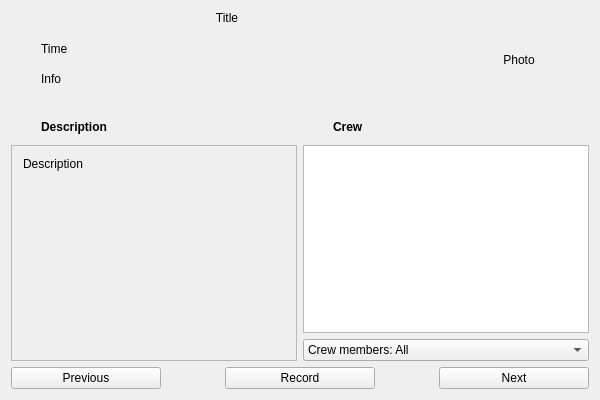
<?xml version="1.0" encoding="UTF-8"?>
<ui version="4.0">
 <class>EpgShow</class>
 <widget class="QWidget" name="EpgShow">
  <property name="geometry">
   <rect>
    <x>0</x>
    <y>0</y>
    <width>600</width>
    <height>400</height>
   </rect>
  </property>
  <property name="windowIcon">
   <iconset resource="../../../data/icons.qrc">
    <normaloff>:/icons/48x48/calendar.png</normaloff>:/icons/48x48/calendar.png</iconset>
  </property>
  <layout class="QGridLayout" name="layout">
   <item row="0" column="0" colspan="3">
    <widget class="QLabel" name="labelTitle">
     <property name="text">
      <string notr="true">Title</string>
     </property>
     <property name="alignment">
      <set>Qt::AlignCenter</set>
     </property>
     <property name="wordWrap">
      <bool>true</bool>
     </property>
    </widget>
   </item>
   <item row="0" column="3" rowspan="7">
    <widget class="QLabel" name="labelPhoto">
     <property name="maximumSize">
      <size>
       <width>200</width>
       <height>16777215</height>
      </size>
     </property>
     <property name="text">
      <string notr="true">Photo</string>
     </property>
     <property name="alignment">
      <set>Qt::AlignCenter</set>
     </property>
    </widget>
   </item>
   <item row="2" column="0" colspan="3">
    <layout class="QHBoxLayout" name="horizontalLayout">
     <item>
      <widget class="QLabel" name="labelTimeIcon">
       <property name="minimumSize">
        <size>
         <width>24</width>
         <height>24</height>
        </size>
       </property>
       <property name="maximumSize">
        <size>
         <width>24</width>
         <height>24</height>
        </size>
       </property>
       <property name="text">
        <string/>
       </property>
       <property name="pixmap">
        <pixmap resource="../../../data/icons.qrc">:/icons/24x24/timer.png</pixmap>
       </property>
      </widget>
     </item>
     <item>
      <widget class="QLabel" name="labelTime">
       <property name="text">
        <string notr="true">Time</string>
       </property>
      </widget>
     </item>
    </layout>
   </item>
   <item row="3" column="0" colspan="3">
    <layout class="QHBoxLayout" name="horizontalLayout_2">
     <item>
      <widget class="QLabel" name="labelInfoIcon">
       <property name="minimumSize">
        <size>
         <width>24</width>
         <height>24</height>
        </size>
       </property>
       <property name="maximumSize">
        <size>
         <width>24</width>
         <height>24</height>
        </size>
       </property>
       <property name="text">
        <string/>
       </property>
       <property name="pixmap">
        <pixmap resource="../../../data/icons.qrc">:/icons/24x24/information.png</pixmap>
       </property>
      </widget>
     </item>
     <item>
      <widget class="QLabel" name="labelInfo">
       <property name="text">
        <string notr="true">Info</string>
       </property>
       <property name="wordWrap">
        <bool>true</bool>
       </property>
      </widget>
     </item>
    </layout>
   </item>
   <item row="5" column="0" rowspan="2" colspan="2">
    <spacer name="verticalSpacer">
     <property name="orientation">
      <enum>Qt::Vertical</enum>
     </property>
     <property name="sizeType">
      <enum>QSizePolicy::Minimum</enum>
     </property>
     <property name="sizeHint" stdset="0">
      <size>
       <width>0</width>
       <height>0</height>
      </size>
     </property>
    </spacer>
   </item>
   <item row="7" column="0" colspan="4">
    <layout class="QHBoxLayout" name="main">
     <item>
      <layout class="QGridLayout" name="layoutDescription">
       <item row="0" column="0">
        <widget class="QLabel" name="labelDescriptionIcon">
         <property name="minimumSize">
          <size>
           <width>24</width>
           <height>24</height>
          </size>
         </property>
         <property name="maximumSize">
          <size>
           <width>24</width>
           <height>24</height>
          </size>
         </property>
         <property name="pixmap">
          <pixmap resource="../../../data/icons.qrc">:/icons/24x24/subtitle.png</pixmap>
         </property>
        </widget>
       </item>
       <item row="1" column="0" colspan="2">
        <widget class="QScrollArea" name="scrollArea">
         <property name="widgetResizable">
          <bool>true</bool>
         </property>
         <widget class="QWidget" name="scrollAreaWidgetContents">
          <property name="geometry">
           <rect>
            <x>0</x>
            <y>0</y>
            <width>281</width>
            <height>200</height>
           </rect>
          </property>
          <layout class="QVBoxLayout" name="verticalLayout_2">
           <item>
            <widget class="QLabel" name="labelDescription">
             <property name="text">
              <string notr="true">Description</string>
             </property>
             <property name="wordWrap">
              <bool>true</bool>
             </property>
            </widget>
           </item>
           <item>
            <spacer name="verticalSpacer_3">
             <property name="orientation">
              <enum>Qt::Vertical</enum>
             </property>
             <property name="sizeHint" stdset="0">
              <size>
               <width>20</width>
               <height>0</height>
              </size>
             </property>
            </spacer>
           </item>
          </layout>
         </widget>
        </widget>
       </item>
       <item row="0" column="1">
        <widget class="QLabel" name="labelDescriptionName">
         <property name="text">
          <string>&lt;b&gt;Description&lt;/b&gt;</string>
         </property>
        </widget>
       </item>
      </layout>
     </item>
     <item>
      <layout class="QGridLayout" name="layoutCrew">
       <item row="0" column="0">
        <widget class="QLabel" name="labelCrewIcon">
         <property name="minimumSize">
          <size>
           <width>24</width>
           <height>24</height>
          </size>
         </property>
         <property name="maximumSize">
          <size>
           <width>24</width>
           <height>24</height>
          </size>
         </property>
         <property name="pixmap">
          <pixmap resource="../../../data/icons.qrc">:/icons/24x24/crew.png</pixmap>
         </property>
        </widget>
       </item>
       <item row="0" column="1">
        <widget class="QLabel" name="labelCrew">
         <property name="text">
          <string>&lt;b&gt;Crew&lt;/b&gt;</string>
         </property>
        </widget>
       </item>
       <item row="1" column="0" colspan="2">
        <widget class="QListView" name="crew">
         <property name="minimumSize">
          <size>
           <width>250</width>
           <height>0</height>
          </size>
         </property>
         <property name="editTriggers">
          <set>QAbstractItemView::NoEditTriggers</set>
         </property>
         <property name="alternatingRowColors">
          <bool>true</bool>
         </property>
         <property name="selectionMode">
          <enum>QAbstractItemView::NoSelection</enum>
         </property>
        </widget>
       </item>
       <item row="2" column="0" colspan="2">
        <widget class="QComboBox" name="comboCrewType">
         <item>
          <property name="text">
           <string>Crew members: All</string>
          </property>
         </item>
         <item>
          <property name="text">
           <string>Director</string>
          </property>
         </item>
         <item>
          <property name="text">
           <string>Actor</string>
          </property>
         </item>
         <item>
          <property name="text">
           <string>Writer</string>
          </property>
         </item>
         <item>
          <property name="text">
           <string>Adapter</string>
          </property>
         </item>
         <item>
          <property name="text">
           <string>Producer</string>
          </property>
         </item>
         <item>
          <property name="text">
           <string>Composer</string>
          </property>
         </item>
         <item>
          <property name="text">
           <string>Editor</string>
          </property>
         </item>
         <item>
          <property name="text">
           <string>Presenter</string>
          </property>
         </item>
         <item>
          <property name="text">
           <string>Commentator</string>
          </property>
         </item>
         <item>
          <property name="text">
           <string>Guest</string>
          </property>
         </item>
        </widget>
       </item>
      </layout>
     </item>
    </layout>
   </item>
   <item row="11" column="0" colspan="4">
    <layout class="QHBoxLayout" name="horizontalLayout_3">
     <item>
      <widget class="QPushButton" name="buttonPrevious">
       <property name="minimumSize">
        <size>
         <width>150</width>
         <height>0</height>
        </size>
       </property>
       <property name="maximumSize">
        <size>
         <width>150</width>
         <height>16777215</height>
        </size>
       </property>
       <property name="text">
        <string>Previous</string>
       </property>
       <property name="icon">
        <iconset resource="../../../data/icons.qrc">
         <normaloff>:/icons/16x16/go-previous.png</normaloff>:/icons/16x16/go-previous.png</iconset>
       </property>
      </widget>
     </item>
     <item>
      <spacer name="horizontalSpacer">
       <property name="orientation">
        <enum>Qt::Horizontal</enum>
       </property>
       <property name="sizeHint" stdset="0">
        <size>
         <width>40</width>
         <height>20</height>
        </size>
       </property>
      </spacer>
     </item>
     <item>
      <widget class="QPushButton" name="buttonRecord">
       <property name="minimumSize">
        <size>
         <width>150</width>
         <height>0</height>
        </size>
       </property>
       <property name="maximumSize">
        <size>
         <width>150</width>
         <height>16777215</height>
        </size>
       </property>
       <property name="text">
        <string>Record</string>
       </property>
       <property name="icon">
        <iconset resource="../../../data/icons.qrc">
         <normaloff>:/icons/16x16/media-record.png</normaloff>:/icons/16x16/media-record.png</iconset>
       </property>
      </widget>
     </item>
     <item>
      <spacer name="horizontalSpacer_2">
       <property name="orientation">
        <enum>Qt::Horizontal</enum>
       </property>
       <property name="sizeHint" stdset="0">
        <size>
         <width>40</width>
         <height>20</height>
        </size>
       </property>
      </spacer>
     </item>
     <item>
      <widget class="QPushButton" name="buttonNext">
       <property name="minimumSize">
        <size>
         <width>150</width>
         <height>0</height>
        </size>
       </property>
       <property name="maximumSize">
        <size>
         <width>150</width>
         <height>16777215</height>
        </size>
       </property>
       <property name="text">
        <string>Next</string>
       </property>
       <property name="icon">
        <iconset resource="../../../data/icons.qrc">
         <normaloff>:/icons/16x16/go-next.png</normaloff>:/icons/16x16/go-next.png</iconset>
       </property>
      </widget>
     </item>
    </layout>
   </item>
  </layout>
 </widget>
 <layoutdefault spacing="6" margin="11"/>
 <resources>
  <include location="../../../data/icons.qrc"/>
 </resources>
 <connections/>
</ui>
